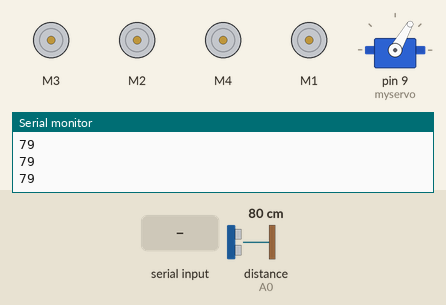
A sketch run on a simulated Arduino Uno, built with avr-gcc and run on an emulated ATmega328P. On the bench: 4 × DC motor (green arrow = forward, orange = backward, longer = faster), servo, the last lines printed to the serial monitor. Wiring (inferred from the names in the program): ultrasonic range finder: trigger A1; echo A0. The inputs (shaded band) are chosen by the test bench; at power-on: distance to the obstacle (sensor on A0) 80 cm. The echo pulse lasts 58.3 µs per cm.

Above: at 1.2 s.
1.3 s: distance to the obstacle (sensor on A0) set to 7 cm
2.8 s: distance to the obstacle (sensor on A0) set to 4 cm
At 3.2 s:
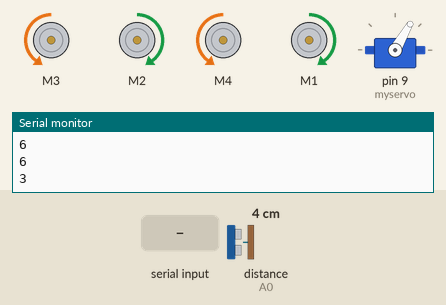
5.8 s: "a" received over Serial
8.8 s: "k" received over Serial
At 9.2 s:
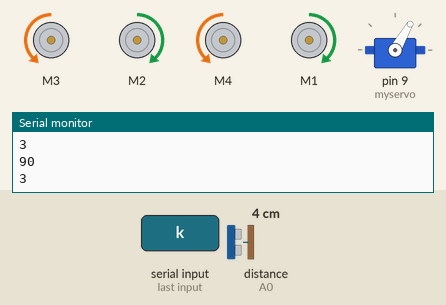
11.8 s: "d" received over Serial
14.8 s: "c" received over Serial
Timing chart, 0 to 17.8 s (numbered marks = the images above; inputs shaded):
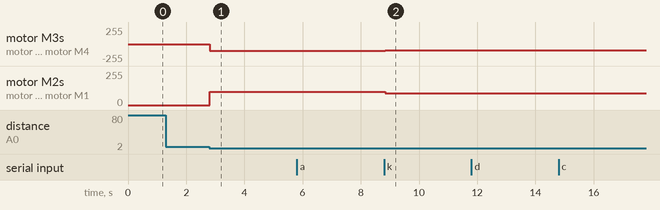

Measured:
- the behaviour switches between 6 and 5 cm on distance to the obstacle (sensor on A0) (found by bisection; images 0 and 1)
- after the input at 2.8 s, motor M3, motor M4: stopped → backward 100/255 at once; motor M2, motor M1: stopped → forward 100/255 at once
- after the input at 8.8 s, motor M3, motor M4: backward 100/255 → backward 90/255 at once; motor M2, motor M1: forward 100/255 → forward 90/255 at once

The sketch:

sketch_jan13c.ino
```cpp
#define TrigPin A1
#define EchoPin A0
#include <AFMotor.h>
#include <Servo.h>

AF_DCMotor motor_depan_kiri(3);
AF_DCMotor motor_belakang_kiri(2);

AF_DCMotor motor_belakang_kanan(1);
AF_DCMotor motor_depan_kanan(4);


int i=0;
int m=0;
Servo myservo;

int curr_kecepatan = 100;

char curr_roda = 'e';


int curr_derajat_servo = 60;
void setup() {

  // put your setup code here, to run once:
  Serial.begin(9600);
  motor_depan_kiri.run(RELEASE);
  motor_belakang_kiri.run(RELEASE);

  motor_depan_kanan.run(RELEASE);
  motor_belakang_kanan.run(RELEASE);
  myservo.attach(9);

   pinMode(TrigPin,OUTPUT);
   pinMode(EchoPin,INPUT);
   Serial.println(curr_roda);
   myservo.write(curr_derajat_servo);
}

void loop() {
  // put your main code here, to run repeatedly:
  int durasi, durasijarak;

  digitalWrite(TrigPin,HIGH);
  delayMicroseconds(1000);
  digitalWrite(TrigPin,LOW);
  durasi = pulseIn (EchoPin,HIGH);
  durasijarak = (durasi/2) / 29.1;
  Serial.println(durasijarak);
    if(durasijarak < 0){
      durasijarak=0;
    }else if (durasijarak < 5 ){
      mundur ();
      delay(500);
      berhenti();
    }else if(durasijarak > 5 && durasijarak < 15){

    }

  if (Serial.available() > 0){
    int keyboard = Serial.read();
    switch (keyboard){
      case 'a':
        maju();


      break;
      case 'b':
        mundur();

      break;
      case 'e':
        berhenti();

       break;
      case 'd':
        belokkanan();

       break;
      case 'c':
        belokkiri();

       break;
      case'g':
        //putar kanan
        curr_derajat_servo=curr_derajat_servo+10;
        myservo.write(curr_derajat_servo);

      break;
      case'f':
        //putar kiri
        curr_derajat_servo=curr_derajat_servo-10;
        myservo.write(curr_derajat_servo);
      break;
      case'j':
        //tambah kecepatan
        tambahkecepatan();
      break;
      case 'k':
        //kurang kecepatan
        kurangkecepatan();
      break;

     /* case '6':
      myservo.write(70);
      *\

      /*for(int y=30;y<=180;y++){
        myservo.write(y);
        Serial.println(y);
        delay(100);
        }*/

      //break;
    }
    Serial.println(curr_kecepatan);
    if(curr_kecepatan>255){
      curr_kecepatan=255;

      }
  }

}


void maju(){
        motor_depan_kiri.setSpeed(curr_kecepatan);
        motor_depan_kiri.run(FORWARD);
        motor_belakang_kiri.setSpeed(curr_kecepatan);
        motor_belakang_kiri.run(BACKWARD);
        motor_belakang_kanan.setSpeed(curr_kecepatan);
        motor_belakang_kanan.run(BACKWARD);
        motor_depan_kanan.setSpeed(curr_kecepatan);
        motor_depan_kanan.run(FORWARD);
}

void mundur(){
        motor_depan_kiri.setSpeed(curr_kecepatan);
        motor_depan_kiri.run(BACKWARD);
        motor_belakang_kiri.setSpeed(curr_kecepatan);
        motor_belakang_kiri.run(FORWARD);
        motor_belakang_kanan.setSpeed(curr_kecepatan);
        motor_belakang_kanan.run(FORWARD);
        motor_depan_kanan.setSpeed(curr_kecepatan);
        motor_depan_kanan.run(BACKWARD);
}

void berhenti(){
        motor_depan_kiri.run(RELEASE);
        motor_belakang_kanan.run(RELEASE);
        motor_belakang_kiri.run(RELEASE);
        motor_depan_kanan.run(RELEASE);
}

void belokkanan(){
   motor_depan_kiri.setSpeed(curr_kecepatan);
        motor_depan_kiri.run(FORWARD);
        motor_belakang_kiri.setSpeed(curr_kecepatan);
        motor_belakang_kiri.run(BACKWARD);
        motor_belakang_kanan.setSpeed(curr_kecepatan);
        motor_belakang_kanan.run(FORWARD);
        motor_depan_kanan.setSpeed(curr_kecepatan);
        motor_depan_kanan.run(BACKWARD);
}

void belokkiri(){
        motor_depan_kiri.setSpeed(curr_kecepatan);
        motor_depan_kiri.run(BACKWARD);
        motor_belakang_kiri.setSpeed(curr_kecepatan);
        motor_belakang_kiri.run(FORWARD);
        motor_belakang_kanan.setSpeed(curr_kecepatan);
        motor_belakang_kanan.run(BACKWARD);
        motor_depan_kanan.setSpeed(curr_kecepatan);
        motor_depan_kanan.run(FORWARD);
}

void tambahkecepatan(){
  curr_kecepatan = curr_kecepatan + 10;
}

void kurangkecepatan(){
    curr_kecepatan = curr_kecepatan - 10;
}

void kecepatansedang(){
  for(int k=curr_kecepatan;k>=20;k--){
   curr_kecepatan = k;
   current_jalan();
  }
}

void current_jalan(){
  switch(curr_roda){
    case'a':
      maju();
    break;
    case'b':
      mundur();
    break;
    case'c':
      belokkiri();
    break;
    case'd':
      belokkanan();
    break;
    case'e':
      berhenti();
    break;
  }
}
```
